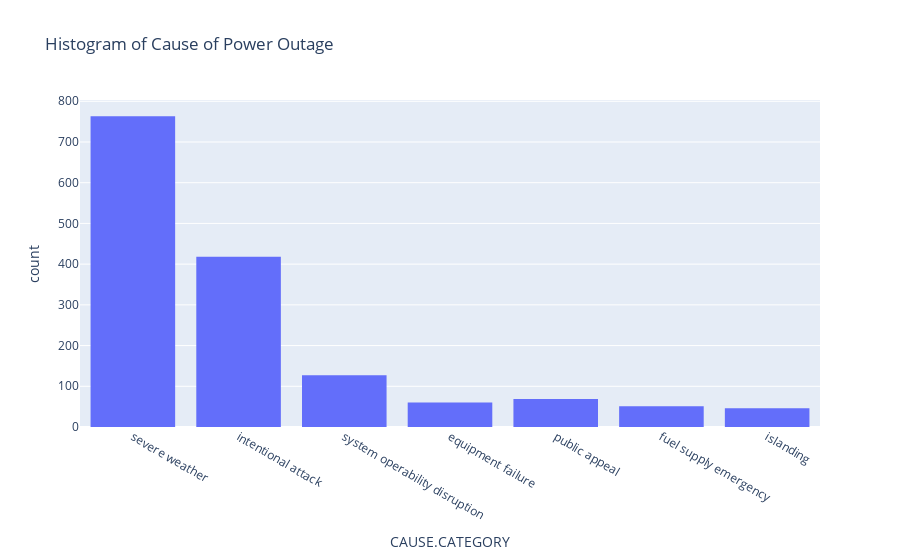

Notebook cell for this chart:
### Code cell
# Visualize the distribution of causes of power outages ("CAUSE.CATEGORY")
fig = px.histogram(df_no_unit, x='CAUSE.CATEGORY', nbins=30, title='Histogram of Cause of Power Outage')
fig.show()
fig.write_html("assets/Histogram_of_Cause_of_Power_Outage.html", include_plotlyjs='cdn')

### Figure 1 — Plotly figure (JSON) as saved in the notebook; plotly's stock layout.template omitted (floating-point values rounded to 4 significant figures; data arrays with more than 128 entries replaced by an {"elided": "..."} marker saying what was removed)
{"data": [{"alignmentgroup": "True", "bingroup": "x", "hovertemplate": "CAUSE.CATEGORY=%{x}<br>count=%{y}<extra></extra>", "legendgroup": "", "marker": {"color": "#636efa", "pattern": {"shape": ""}}, "name": "", "nbinsx": 30, "offsetgroup": "", "orientation": "v", "showlegend": false, "type": "histogram", "x": {"elided": "1534 str values"}, "xaxis": "x", "yaxis": "y"}], "layout": {"barmode": "relative", "legend": {"tracegroupgap": 0}, "title": {"text": "Histogram of Cause of Power Outage"}, "xaxis": {"anchor": "y", "domain": [0, 1], "title": {"text": "CAUSE.CATEGORY"}}, "yaxis": {"anchor": "x", "domain": [0, 1], "title": {"text": "count"}}}}
